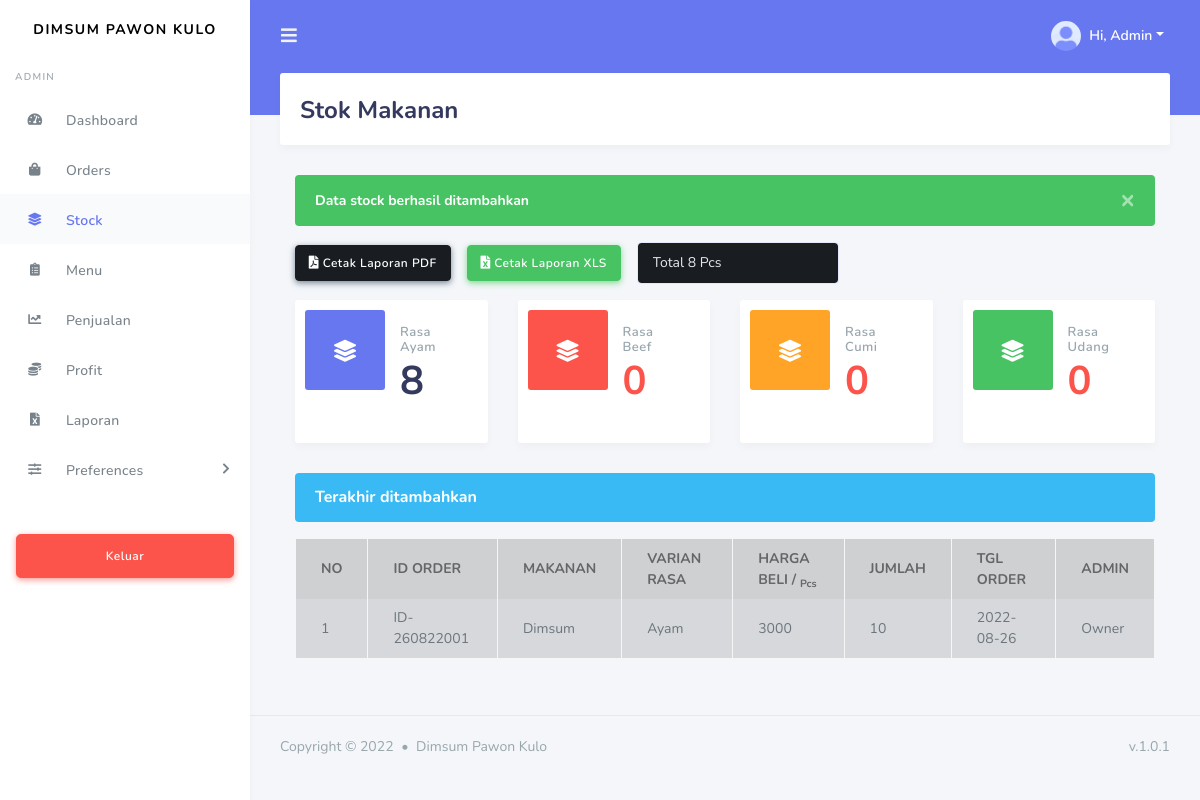
Page /view/superadmin/stock.php?pesan=sukses (signed in) on the committed database.
### tables this page shows
CREATE TABLE `orders` (
  `id` varchar(20) NOT NULL,
  `id_menu` varchar(10) NOT NULL,
  `id_user` varchar(20) NOT NULL,
  `hrg_beli` int(11) NOT NULL,
  `jumlah` int(11) NOT NULL,
  `tgl_order` date NOT NULL,
  `administrator` varchar(50) NOT NULL
);

CREATE TABLE `menu` (
  `id` varchar(10) NOT NULL,
  `makanan` varchar(15) NOT NULL,
  `varian_rasa` varchar(15) NOT NULL,
  `harga` int(11) NOT NULL
);

### view/superadmin/stock.php (the view, shortened to what this page needs)
<?php
    include "../../conn/koneksi.php";
    $getlastUpdate = $conn->query("SELECT menu.makanan, menu.varian_rasa, orders.id, orders.hrg_beli, orders.jumlah, orders.tgl_order, orders.administrator FROM (menu INNER JOIN orders ON menu.id = orders.id_menu) ORDER BY id DESC LIMIT 3");
    $getRasaAyam = $conn->query("SELECT SUM(total) AS jml FROM stock WHERE id_menu = 'DPK001'");
    $result = mysqli_fetch_array($getRasaAyam);
    $jmlRasaAyam = $result['jml'];
    $getRasabBeef = $conn->query("SELECT SUM(total) AS jml FROM stock WHERE id_menu = 'DPK002'");
    $result = mysqli_fetch_array($getRasabBeef);
    $jmlRasaBeef = $result['jml'];
    $getRasaCumi = $conn->query("SELECT SUM(total) AS jml FROM stock WHERE id_menu = 'DPK003'");
    $result = mysqli_fetch_array($getRasaCumi);
    $jmlRasaCumi = $result['jml'];
    $getRasaUdang = $conn->query("SELECT SUM(total) AS jml FROM stock WHERE id_menu = 'DPK004'");
    $result = mysqli_fetch_array($getRasaUdang);
    $jmlRasaUdang = $result['jml'];
    $getTotal = $conn->query("SELECT SUM(total) AS total FROM stock");
    $result = mysqli_fetch_array($getTotal);
    $total = $result['total'];
    if(isset($_GET['pesan'])){
      if($_GET['pesan'] == "sukses"){
        $alert = "
        <div class='alert alert-success alert-dismissible fade show' role='alert'>
            <strong>Data stock berhasil ditambahkan</strong>
            <button type='button' class='close' data-dismiss='alert' aria-label='Close'>
            <span aria-hidden='true'>&times;</span>
            </button>
        </div>
        ";
      }
    }
?>
<!DOCTYPE html>
<html lang="en">
<head>
  <?php include "../master/header.php"; ?>
</head>
<body>
  <div id="app">
    <div class="main-wrapper">
      <div class="navbar-bg"></div>
      <nav class="navbar navbar-expand-lg main-navbar">
        <form class="form-inline mr-auto">
          <ul class="navbar-nav mr-3">
            <li><a href="#" data-toggle="sidebar" class="nav-link nav-link-lg"><i class="fas fa-bars"></i></a></li>
          </ul>
        </form>
        <ul class="navbar-nav navbar-right">
          <li class="dropdown"><a href="#" data-toggle="dropdown" class="nav-link dropdown-toggle nav-link-lg nav-link-user">
            <img alt="image" src="../../assets/img/avatar/avatar-1.png" class="rounded-circle mr-1">
            <div class="d-sm-none d-lg-inline-block">Hi, <?= $_SESSION['fname']; ?></div></a>
          </li>
        </ul>
      </nav>
      <div class="main-sidebar">
        <aside id="sidebar-wrapper">
          <div class="sidebar-brand">
            <a href="index.html">Dimsum Pawon Kulo</a>
          </div>
          <ul class="sidebar-menu">
              <li class="menu-header"><?= $_SESSION['level']; ?></li>
              <li class="nav-item">
                <a href="dashboard.php" class="nav-link"><i class="fas fa-tachometer-alt"></i><span>Dashboard</span></a>
              </li>
              <li class=""><a class="nav-link" href="orders.php"><i class="fas fa-shopping-bag"></i><span>Orders</span></a></li>
              <li class="active"><a class="nav-link" href="stock.php"><i class="fas fa-layer-group"></i><span>Stock</span></a></li>
              <li class=""><a class="nav-link" href="menu.php"><i class="fas fa-clipboard-list"></i><span>Menu</span></a></li>
              <li class=""><a class="nav-link" href="data_penjualan.php"><i class="fas fa-chart-line"></i><span>Penjualan</span></a></li>
              <li class=""><a class="nav-link" href="profit.php"><i class="fas fa-coins"></i><span>Profit</span></a></li>
              <li class=""><a class="nav-link" href="laporan.php"><i class="fas fa-file-excel"></i> <span>Laporan</span></a></li>
              <li class="nav-item dropdown">
                <a href="#" class="nav-link has-dropdown"><i class="fas fa-sliders-h"></i><span>Preferences</span></a>
              </li>
            </ul>
            <div class="mt-4 mb-4 p-3 hide-sidebar-mini">
              <a href="../../logout.php" class="btn btn-danger btn-lg btn-block btn-icon-split">
              <i class="fas fa-sign-out"></i> Keluar
              </a>
            </div>
        </aside>
      </div>
      <div class="main-content">
        <section class="section">
          <div class="section-header">
            <h1>Stok Makanan</h1>
          </div>
          <div class="section-body">
                    <div class="col-12">
                        <?=@$alert; ?>
                        <div class="form-inline mb-3">
                              <a href="../../functions/stock_report_pdf.php" target="_blank" class="btn btn-dark"><i class="fas fa-file-pdf"></i> Cetak Laporan PDF</a>
                              <a href="../../functions/stock_report_xls.php" target="_blank" class="btn btn-success ml-3"><i class="fas fa-file-excel"></i> Cetak Laporan XLS</a>
                              <input type="text" class="form-control ml-3 bg-dark text-light" value="<?="Total" . " ". $total . " " . "Pcs"; ?>" readonly>
                          </div>
                        <div class="row">
                            <div class="col-lg-12" data-aos="fade-up" data-aos-duration="1000">
                              <div class="row">
                                <div class="col-lg-3 col-md-6 col-sm-6 col-12">
                                  <div class="card card-statistic-1">
                                      <div class="card-icon bg-primary">
                                      <i class="fas fa-layer-group"></i>
                                      </div>
                                      <div class="card-wrap">
                                        <div class="card-header">
                                          <h4>Rasa Ayam</h4>
                                        </div>
                                        <div class="card-body">
                                          <?php if($jmlRasaAyam == 0){
                                              echo "<h1 class='text-danger'>0</h1>" . "<br>";
                                          }else{
                                              echo "<h1>". $jmlRasaAyam . "</h1>" . "<br>";
                                          } ?>
                                        </div>
                                      </div>
                                    </div>
                                  </div>
                                  <div class="col-lg-3 col-md-6 col-sm-6 col-12">
                                  <div class="card card-statistic-1">
                                      <div class="card-icon bg-danger">
                                      <i class="fas fa-layer-group"></i>
                                      </div>
                                      <div class="card-wrap">
                                        <div class="card-header">
                                          <h4>Rasa Beef</h4>
                                        </div>
                                        <div class="card-body">
                                          <?php if($jmlRasaBeef == 0){
                                              echo "<h1 class='text-danger'>0</h1>" . "<br>";
                                          }else{
                                              echo "<h1>". $jmlRasaBeef . "</h1>" . "<br>";
                                          } ?>
                                        </div>
                                      </div>
                                    </div>
                                  </div>
                                  <div class="col-lg-3 col-md-6 col-sm-6 col-12">
                                  <div class="card card-statistic-1">
                                      <div class="card-icon bg-warning">
                                      <i class="fas fa-layer-group"></i>
                                      </div>
                                      <div class="card-wrap">
                                        <div class="card-header">
                                          <h4>Rasa Cumi</h4>
                                        </div>
                                        <div class="card-body">
                                          <?php if($jmlRasaCumi == 0){
                                              echo "<h1 class='text-danger'>0</h1>" . "<br>";
                                          }else{
                                              echo "<h1>". $jmlRasaCumi . "</h1>" . "<br>";
                                          } ?>
                                        </div>
                                      </div>
                                    </div>
                                  </div>
                                  <div class="col-lg-3 col-md-6 col-sm-6 col-12">
                                  <div class="card card-statistic-1">
                                      <div class="card-icon bg-success">
                                      <i class="fas fa-layer-group"></i>
                                      </div>
                                      <div class="card-wrap">
                                        <div class="card-header">
                                          <h4>Rasa Udang</h4>
                                        </div>
                                        <div class="card-body">
                                          <?php if($jmlRasaUdang == 0){
                                              echo "<h1 class='text-danger'>0</h1>" . "<br>";
                                          }else{
                                              echo "<h1>". $jmlRasaUdang . "</h1>" . "<br>";
                                          } ?>
                                        </div>
                                      </div>
                                    </div>
                                  </div>
                              </div>
                             <h6 class="alert alert-info">Terakhir ditambahkan</h6>
                             <div class="table-responsive">
                              <table class="table table-bordered table-secondary">
                                    <thead class="thead-dark">
                                      <tr>
                                        <th scope="col">NO</th>
                                        <th scope="col">ID ORDER</th>
                                        <th scope="col">MAKANAN</th>
                                        <th scope="col">VARIAN RASA</th>
                                        <th scope="col">HARGA BELI / <sub>Pcs</sub></th>
                                        <th scope="col">JUMLAH</th>
                                        <th scope="col">TGL ORDER</th>
                                        <th scope="col">ADMIN</th>
                                      </tr>
                                    </thead>
                                    <tbody>
                                      <?php
                                        $no = 1;
                                        while($stock = $getlastUpdate->fetch_array()) {
                                      ?>
                                      <tr>
                                        <td><?=$no; ?></td>
                                        <td><?=$stock['id']; ?></td>
                                        <td><?=$stock['makanan']; ?></td>
                                        <td><?=$stock['varian_rasa']; ?></td>
                                        <td><?=$stock['hrg_beli']; ?></td>
                                        <td><?=$stock['jumlah']; ?></td>
                                        <td><?=$stock['tgl_order']; ?></td>
                                        <td><?=$stock['administrator']; ?></td>
                                      </tr>
                                      <?php $no++; } ?>
                                    </tbody>
                                </table>
                            </div>
                        </div>
                        </div>
                      </div>
           </div>
        </section>
      </div>
      <?php include "../master/footer.php"; ?>
</body>
</html>

### rows in the picture
orders: id "ID-260822001", id_menu.makanan "Dimsum", id_menu.varian_rasa "Ayam", hrg_beli "3000", jumlah "10", tgl_order "2022-08-26", administrator "Owner"

### other values in the picture
$_SESSION['fname'] "Admin"
$_SESSION['level'] "ADMIN"
$jmlRasaAyam "8"
